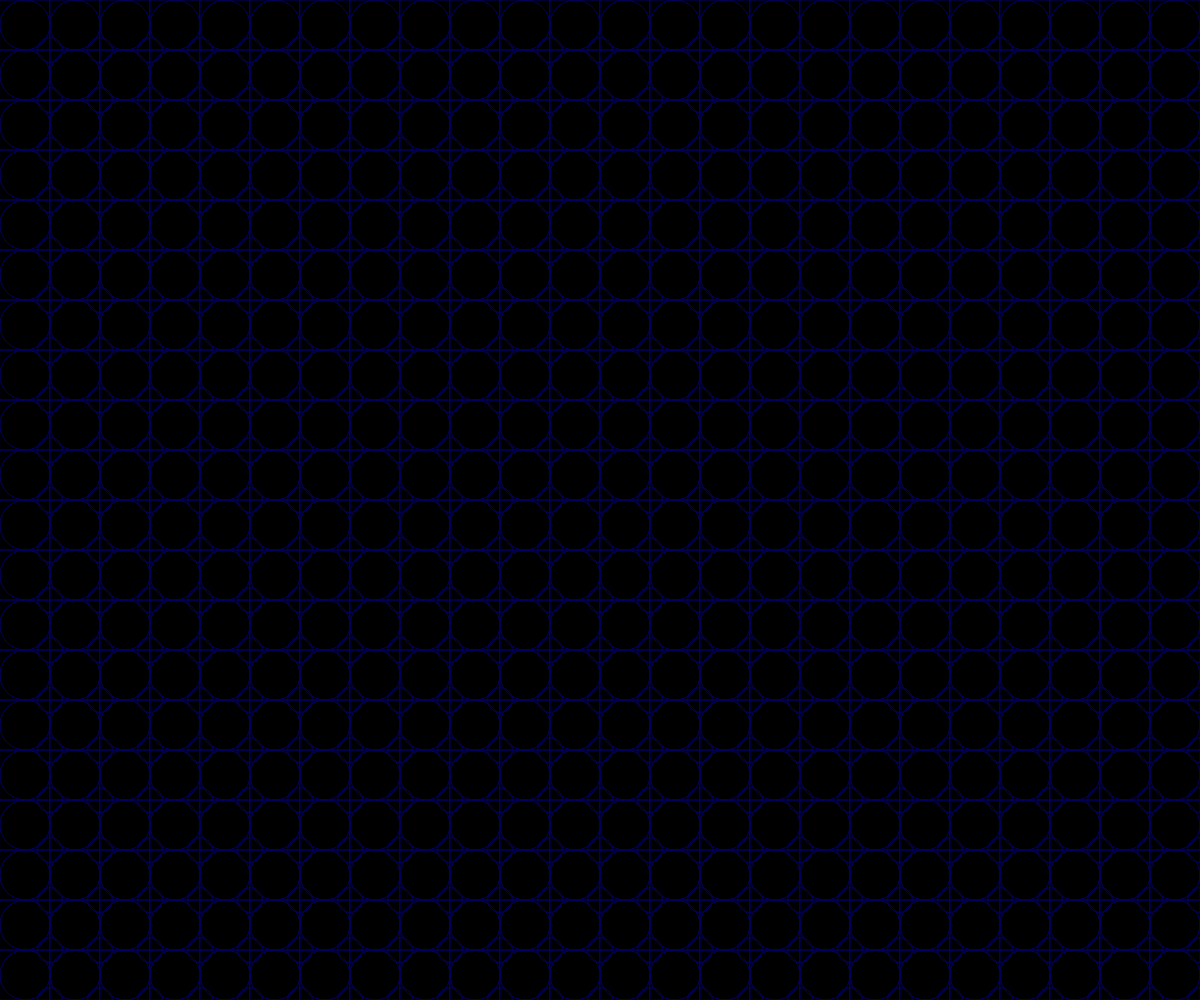
Frame 1 (no input)
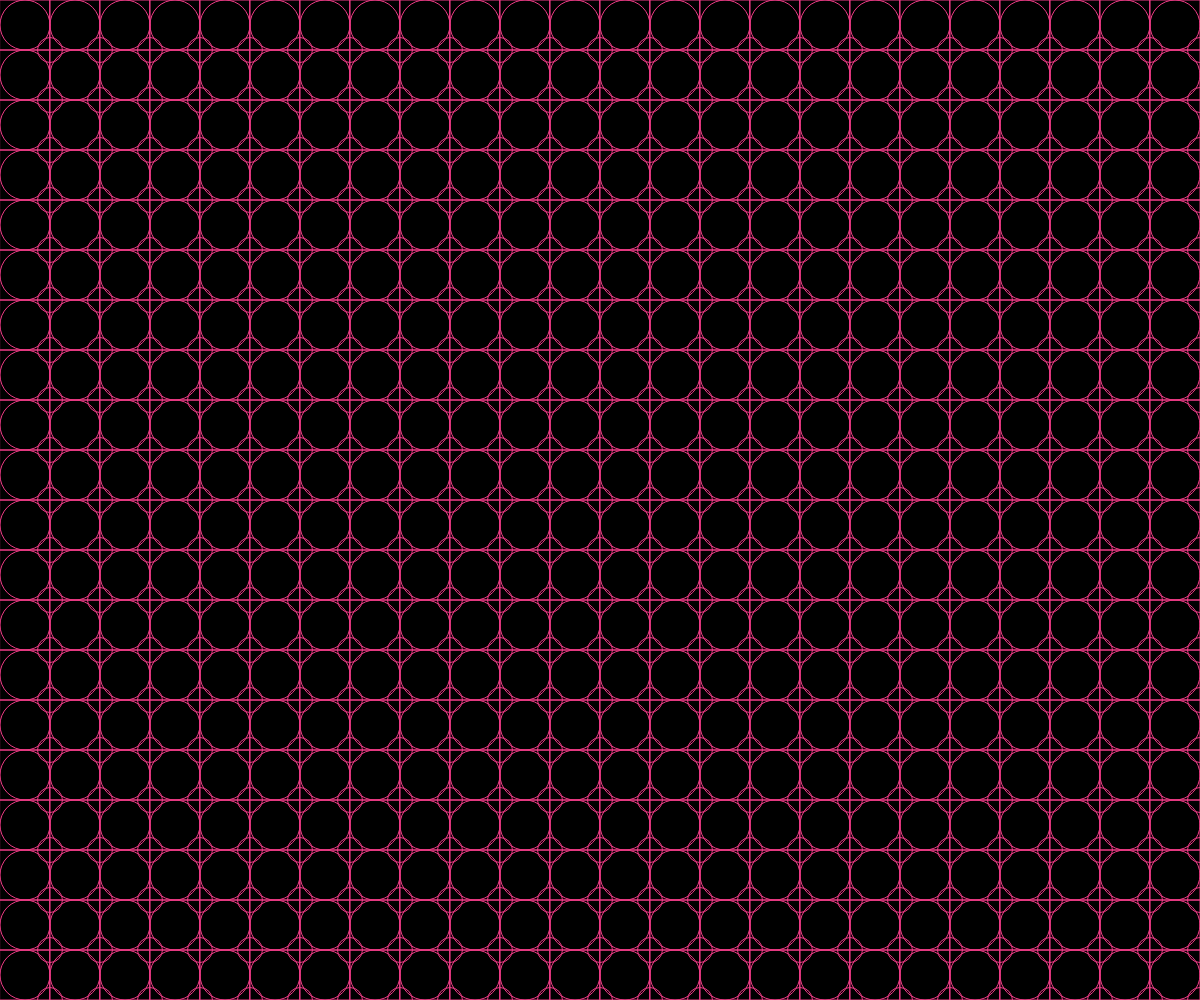
Frame 60 (no input)
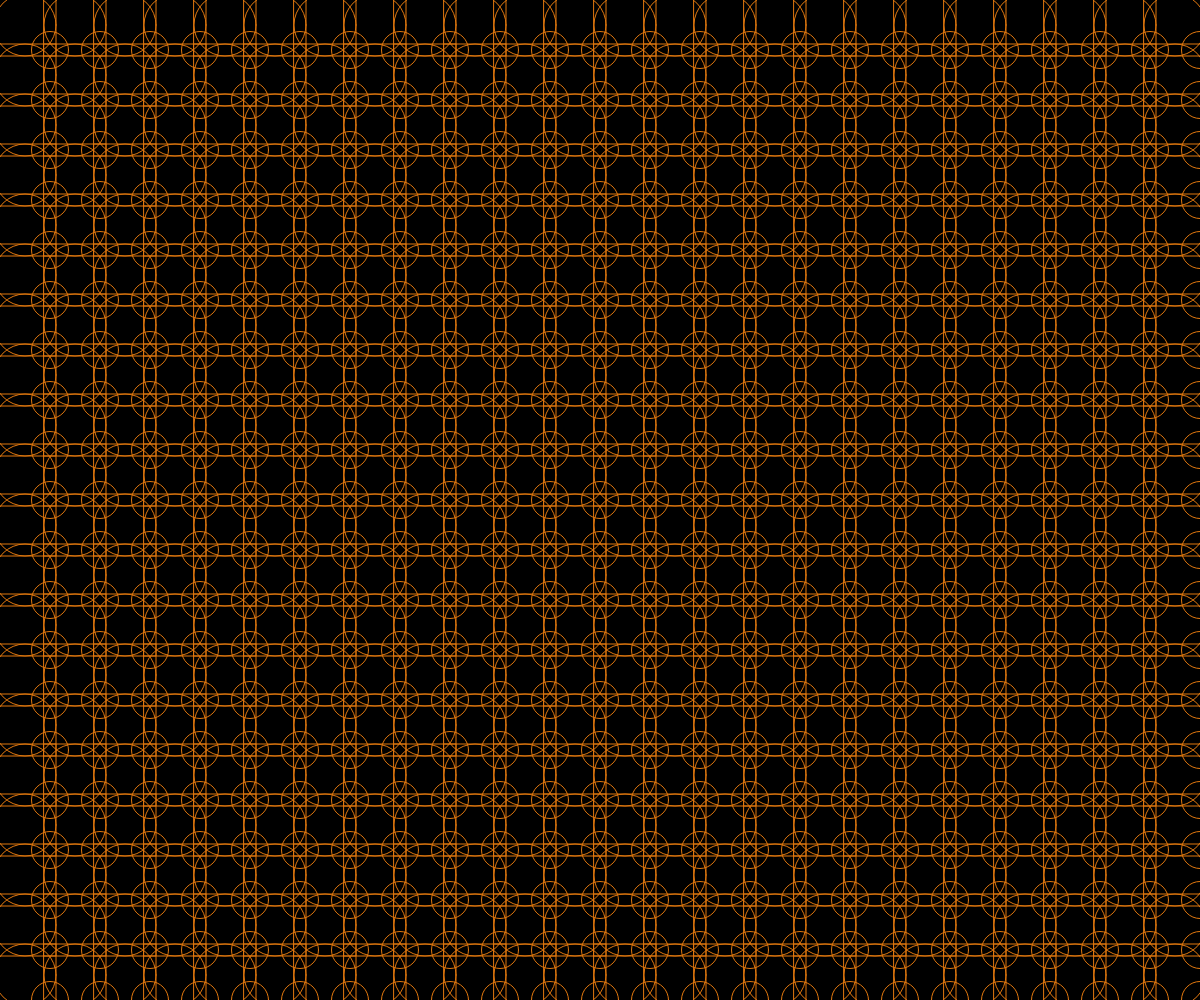
Frame 120 (the mouse pressed at the canvas centre since frame 60)

The p5.js sketch that drew these frames (run headless with seeded random() and noise() and a simulated clock; from frame 60 on, the mouse is pressed at the canvas centre):

// p5.js sketch
// ── sketch.js
function setup() {
  createCanvas(windowWidth, windowHeight);//建置和螢幕大小一樣的畫布
  
  }
function draw() {
  background(0)//將背景色彩設為黑色
  noFill()//繪製的圖形不填充顏色
  stroke(((frameCount%255)+(frameCount*3))%255,frameCount%255,frameCount*100%255);//圖形框線顏色會依照指定的規則做變換
  rectMode(CENTER)//將方形中心置中對齊圓形中心
  //ellipse(25,25,50)//畫一個xy位於25，直徑50的圓
  //rect(25,25,50)//畫一個xy位於25，長寬50的方形
  //ellipse(50,50,25)//畫一個xy位於50，直徑25的圓
	
  //ellipse(75,25,50)
  //rect(75,25,50)
  //ellipse(100,50,25)
 
  //ellipse(125,25,50)
  //rect(125,25,50)
  //ellipse(150,50,25)
  
  //ellipse(175,25,50)
  //rect(175,25,50)
  //ellipse(200,50,25)
  
  //ellipse(225,25,50)
  //rect(225,25,50)
  //ellipse(250,50,25)
    
  //ellipse(275,25,50)
  //rect(275,25,50)
  //ellipse(300,50,25)
     
  //ellipse(325,25,50)
  //rect(325,25,50)
  //ellipse(350,50,25)
  
  //ellipse(25,75,50)
  //rect(25,75,50)
  //ellipse(50,100,25)
  //將以上概念轉換使用for迴圈撰寫程式
  for (var i=0;i<(width/50);i++){//設置i=0的變數，當k小於螢幕寬度除以50時，i+1
    for (var j=0;j<(height/50);j++){//設置j=0變數，當p小於螢幕高度除以50時，j+1
    
    ellipse(25+(50*i),25+(50*j),50+mouseX/50)//座標圓心(25+(50*i),25+(50*j)，產生一個直徑為50+滑鼠x軸除以50的圓
    rect(25+(50*i),25+(50*j),50+mouseX/50)//產生一個座標(25+(50*i),25+(50*j)，長寬為50+滑鼠x軸除以50的方形
    ellipse(50+(50*i),50+(50*j),25+mouseX/50)//座標(50+(50*i),50+(50*j),25)產生一個直徑為25+滑鼠x軸除以50的圓
    }
    }
    }
  
